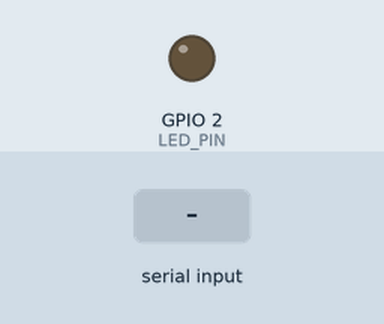
This sketch was run on a simulated ESP32. On the bench: output pins drawn as LEDs (lit = HIGH). The inputs (shaded band) are chosen by the test bench. Nothing arrives over Bluetooth unless stated; what the sketch prints to the serial monitor is not drawn.

Above: at 1.2 s.
1.3 s: "on\n" received over the second serial link
At 1.6 s:
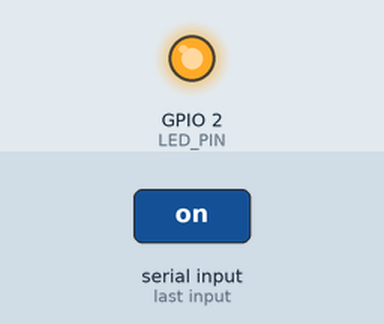
2.8 s: "off\n" received over the second serial link
At 4.0 s:
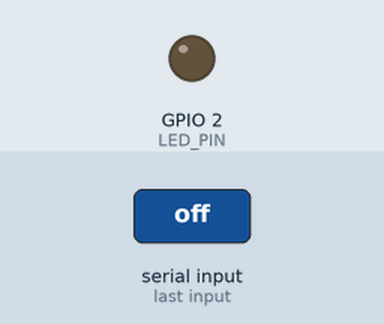
Timing chart, 0 to 5.8 s (numbered marks = the images above; inputs shaded):
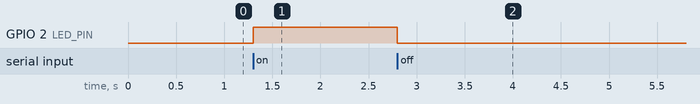

Measured:
- after the input at 1.3 s, GPIO 2 (LED_PIN): LOW → HIGH at once
- after the input at 2.8 s, GPIO 2 (LED_PIN): HIGH → LOW at once

The sketch:

bluetooth_serial.ino
```cpp
#include "BluetoothSerial.h"

BluetoothSerial SerialBT;

const int LED_PIN = 2;
bool ledState = false;

void setup()
{
    pinMode(LED_PIN, OUTPUT);

    Serial.begin(115200);
    SerialBT.begin("ESP32_BT");

    Serial.println("ESP32 ready via USB");
    Serial.println("Bluetooth name: ESP32_BT");
}

void loop()
{
    // ---- Bluetooth input ----
    if (SerialBT.available())
    {
        String cmd = SerialBT.readStringUntil('\n');
        cmd.trim();
        cmd.toLowerCase();

        if (cmd.length() == 0)
            return;

        if (cmd == "on")
        {
            ledState = true;
            digitalWrite(LED_PIN, HIGH);
            SerialBT.println("LED is ON");
        }
        else if (cmd == "off")
        {
            ledState = false;
            digitalWrite(LED_PIN, LOW);
            SerialBT.println("LED is OFF");
        }
        else if (cmd == "status")
        {
            SerialBT.print("LED state: ");
            SerialBT.println(ledState ? "ON" : "OFF");
        }
        else
        {
            SerialBT.println("Unknown command");
        }
    }
}
```
